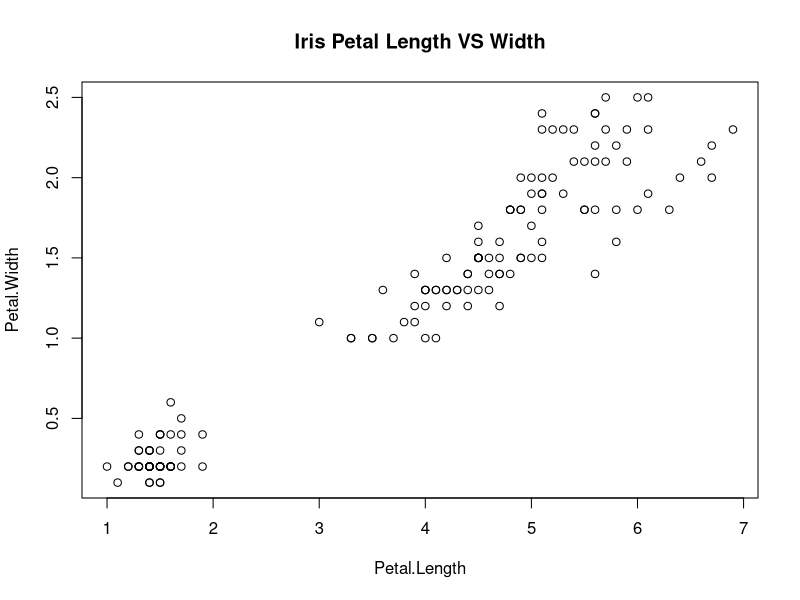

The R source for this figure:
## ---- chunk 1
library(MASS)
data(cats)

## ---- chunk 2
objects(cats)

class(cats)

## ---- chunk 3
mean(cats$Bwt)
mean(cats$Hwt)

## ---- chunk 4
dim(cats)
## ---- chunk 5
dim(cats[cats$Sex=="M",])
dim(cats[cats$Sex=="F",])
## ---- chunk 6
mean(cats[cats$Sex=="M",c("Bwt")])
## ---- chunk 7
summary(cats)
## ---- chunk 8
cats[cats$Sex=="M"& cats$Hwt==max(cats$Hwt),]
## ---- chunk 9
View(iris)
plot(iris$Petal.Length , iris$Petal.Width, xlab = "Petal.Length", ylab = "Petal.Width", main = "Iris Petal Length VS Width")
## ---- chunk 10
set.seed(650754765)
## ---- chunk 11
runif(1000,0,2)
unifsample= runif(1000,0,2)
View(unifsample)
## ---- chunk 12
mean(unifsample)

## ---- chunk 13
unifsample[(unifsample>1)=="TRUE"]

length(unifsample[(unifsample>1)=="TRUE"])

(length(unifsample[(unifsample>1)=="TRUE"]))/1000

## ---- chunk 14
rnorm(1000,10,2)
normsample = rnorm(1000,10,2)
## ---- chunk 15
mean(normsample)
sd(normsample)
## ---- chunk 16
normsample[(normsample>9)=="TRUE"]
length(normsample[(normsample>9)=="TRUE"])
(length(normsample[(normsample>9)=="TRUE"]))/1000

## ---- chunk 17
pnorm(9,10,2,lower.tail = FALSE)
